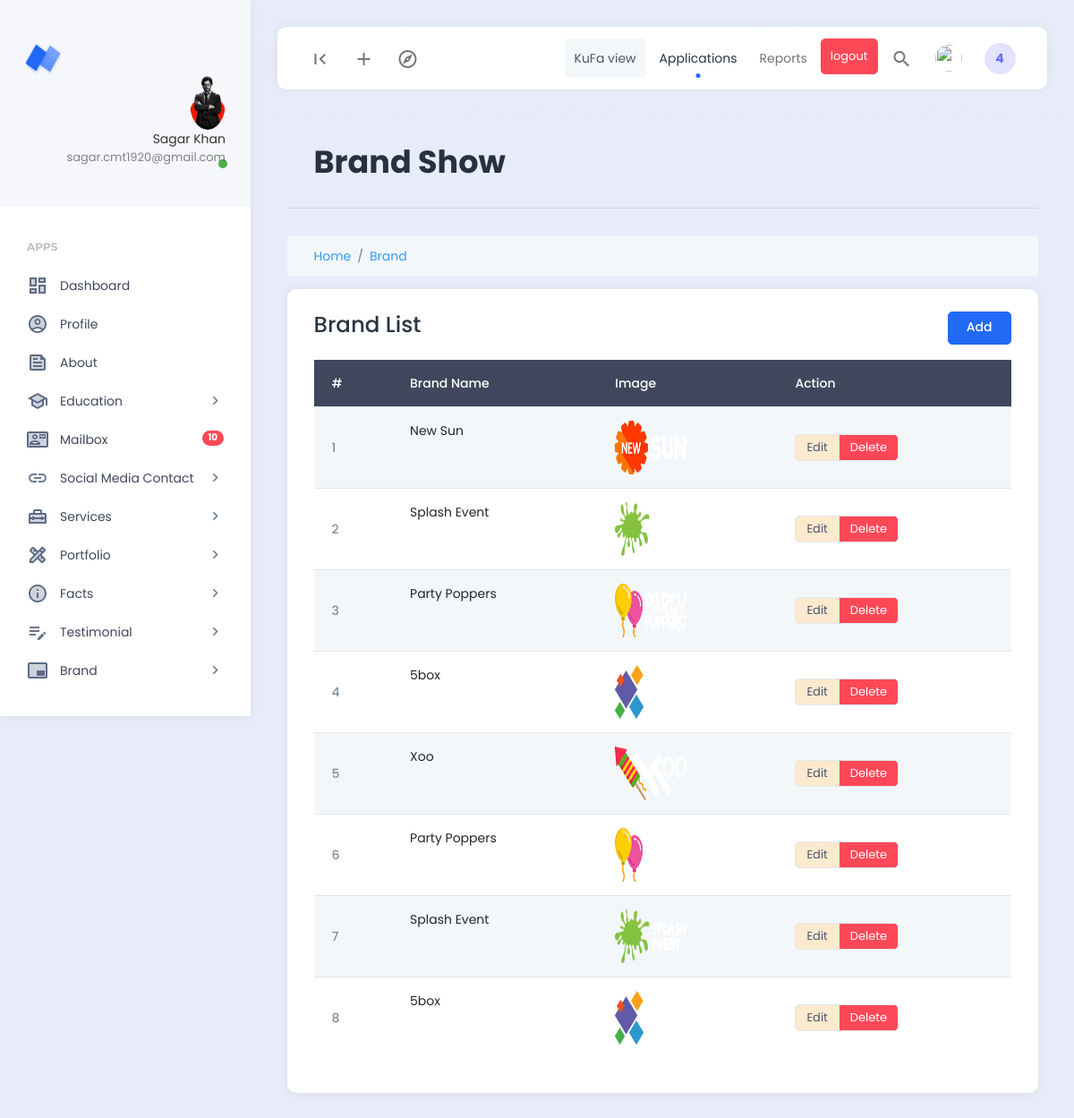
The app's page /dashboard/brand_show.php (signed in) with its own data.
### tables this page shows
CREATE TABLE `brands` (
  `id` int NOT NULL,
  `brand_name` varchar(200) NOT NULL,
  `image` varchar(200) NOT NULL DEFAULT 'default.jpg'
);

### dashboard/brand_show.php (the view, shortened to what this page needs)
<?php
    include('./extends/header.php');
    include('../config/db.php');
    $select_brands = "SELECT * FROM  brands";
    $brands = mysqli_query($db_connect,$select_brands);
    $single_port = mysqli_fetch_assoc($brands);
    $serial = 0;
?>
<div class="row">
    <div class="col">
        <div class="page-description">
            <h1>Brand Show</h1>
        </div>
    </div>
    <div class="col-12">
        <nav aria-label="breadcrumb">
            <ol class="breadcrumb breadcrumb-container">
                <li class="breadcrumb-item"><a href="#">Home</a></li>
                <li class="breadcrumb-item"><a href="#">Brand</a></li>
            </ol>
        </nav>
    </div>
    <div class="col-12">
        <div class="card">
            <div class="card-header d-flex justify-content-between">
                <h3>Brand List</h3>
                <a href="brand_add.php" class="btn btn-primary">Add</a>
            </div>
            <div class="card-body">
                <div class="table-responsive">
                    <table class="table table-striped">
                        <thead class="table-dark">
                            <tr>
                                <th scope="col">#</th>
                                <th scope="col">Brand Name</th>
                                <th scope="col">Image</th>
                                <th scope="col">Action</th>
                            </tr>
                        </thead>
                        <tbody>
                            <?php if($single_port) : ?>
                            <?php foreach($brands as $brand) :?>
                            <tr>
                                <th scope="row" class="align-middle"><?= ++$serial ?></th>
                                <td><?= $brand['brand_name']?></td>
                                <td class="align-middle"><img src="../images/brand/<?= $brand['image']?>" alt="image"
                                        style="width:80px; height:60px;"></td>
                                <td class="align-middle">
                                    <div class="btn-group">
                                        <a href="brand_edit.php?edit_id=<?= $brand['id'] ?>"
                                            class="btn btn-secondary btn-sm">Edit</a>
                                        <a href="brand_post.php?delete_id=<?= $brand['id'] ?>"
                                            class="btn btn-danger btn-sm">Delete</a>
                                    </div>
                                </td>
                            </tr>
                            <?php endforeach;?>
                            <?php else: ?>
                            <tr>
                                <td colspan="6" class="text-center">No Data Found!</td>
                            </tr>
                            <?php endif;?>
                        </tbody>
                    </table>
                </div>
            </div>
        </div>
    </div>
</div>
<?php
include('./extends/footer.php')
?>

### records on screen
brands: brand_name "New Sun", image (picture)
brands: brand_name "Splash Event", image (picture)
brands: brand_name "Party Poppers", image (picture)
brands: brand_name "5box", image (picture)
brands: brand_name "Xoo", image (picture)
brands: brand_name "Party Poppers", image (picture)
brands: brand_name "Splash Event", image (picture)
brands: brand_name "5box", image (picture)

### other values on screen
$_SESSION['admin_name'] "Sagar Khan"
$_SESSION['admin_email'] "sagar.cmt1920@gmail.com"
